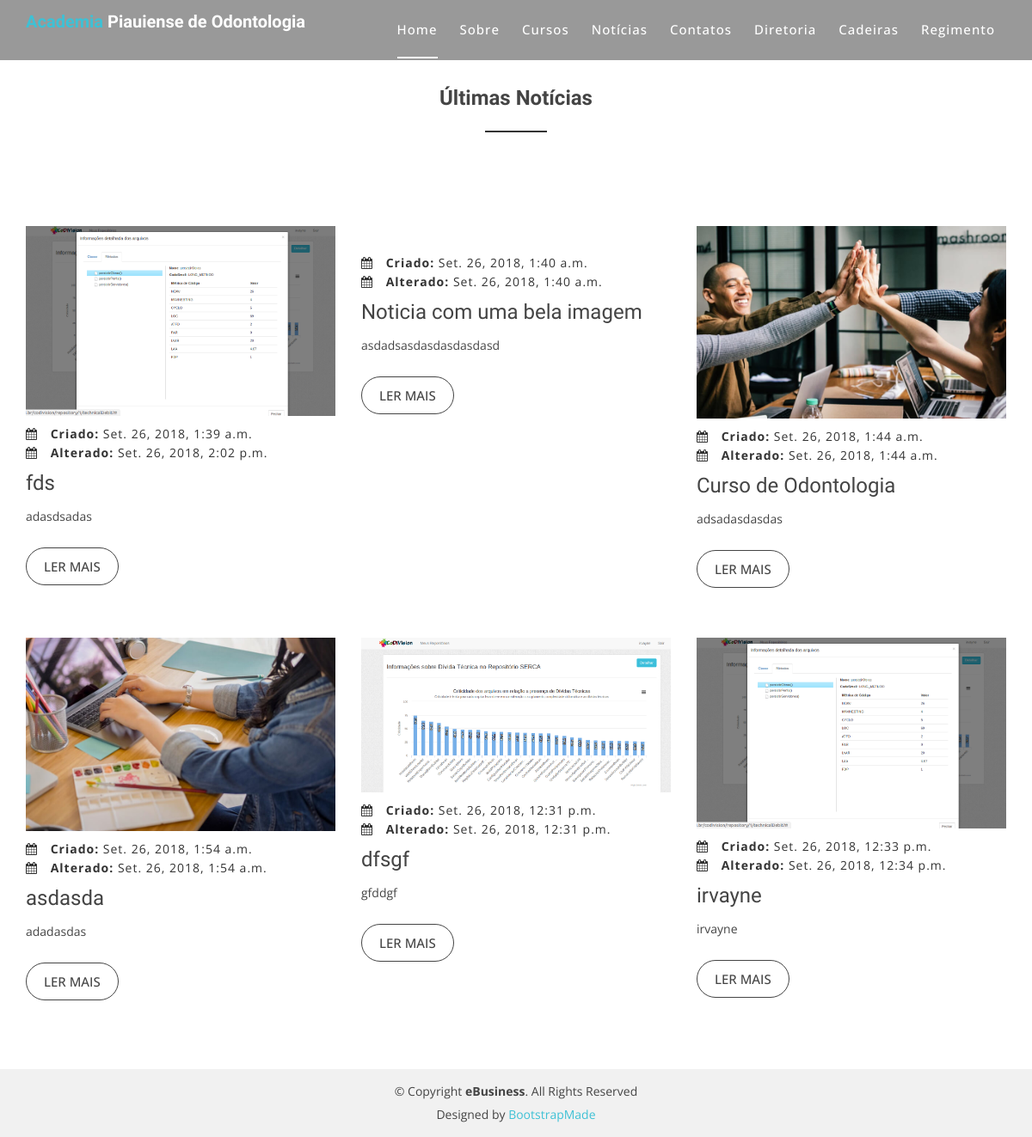
The page /noticia/lista/ on the database its author committed.
### core/models.py (models this page shows)
class Noticia(models.Model):
	titulo = models.CharField(max_length=1000)
	subtitulo = models.CharField(max_length=1000)
	conteudo = models.CharField(max_length=40000)
	criado = models.DateTimeField(auto_now_add=True)
	modificado = models.DateTimeField(auto_now=True)
	imagem = models.ImageField(upload_to='imagens/', blank=True, null=True)

### front/views.py (the view)
# urls.py: path('noticia/lista/', views.lista_noticias, name='front_noticias'),
def lista_noticias(request):
	noticias = Noticia.objects.all()
	lista_noticias = noticias
	lista_noticias.reverse()
	return render(request, 'front_noticias.html', {'noticias': lista_noticias})

### front/templates/front_noticias.html (shortened to what this page needs)
{% load staticfiles %}
<!doctype html>
<html lang="pt-br">
<head>
  <link href="{% static "lib/bootstrap/css/bootstrap.min.css" %}" rel="stylesheet">
  <link href="{% static "lib/nivo-slider/css/nivo-slider.css" %}" rel="stylesheet">
  <link href="{% static "lib/owlcarousel/owl.carousel.css" %}" rel="stylesheet">
  <link href="{% static "lib/owlcarousel/owl.transitions.css" %}" rel="stylesheet">
  <link href="{% static "lib/font-awesome/css/font-awesome.min.css" %}" rel="stylesheet">
  <link href="{% static "lib/animate/animate.min.css" %}" rel="stylesheet">
  <link href="{% static "lib/venobox/venobox.css" %}" rel="stylesheet">
  <link href="{% static "css/nivo-slider-theme.css" %}" rel="stylesheet">
  <link href="{% static "css/style.css" %}" rel="stylesheet">
  <link href="{% static "css/responsive.css" %}" rel="stylesheet">
  <link href="{% static "css/noticia.css" %}" rel="stylesheet">
</head>
<body data-spy="scroll" data-target="#navbar-example">
  <header>
    <div id="sticker" class="header-area">
      <div class="container">
        <div class="row">
          <div class="col-md-12 col-sm-12">
            <nav class="navbar navbar-default">
              <div class="navbar-header">
                <a class="navbar-brand page-scroll sticky-logo" href="{% url 'index' %}">
                  <h1><span>Academia</span> Piauiense de Odontologia</h1>
                </a>
              </div>
              <div class="collapse navbar-collapse main-menu bs-example-navbar-collapse-1" id="navbar-example">
                <ul class="nav navbar-nav navbar-right">
                  <li class="active">
                    <a class="page-scroll" href="#{% url 'index' %}#home">Home</a>
                  </li>
                  <li>
                    <a class="page-scroll" href="#% url 'index' %}#sobre">Sobre</a>
                  </li>
                  <li>
                    <a class="page-scroll" href="#{% url 'index' %}#cursos">Cursos</a>
                  </li>
                  <li>
                    <a class="page-scroll" href="#noticias">Notícias</a>
                  </li>
                  <li>
                    <a class="page-scroll" href="{% url 'index' %}#contatos">Contatos</a>
                  </li>
                  <li>
                    <a href="{% url 'front_diretoria' %}">Diretoria</a>
                  </li>
                  <li>
                    <a class="page-scroll" href="#cadeiras">Cadeiras</a>
                  </li>
                  <li>
                    <a href="{% url 'front_estatuto' %}">Regimento</a>
                  </li>
                </ul>
              </div>
            </nav>
          </div>
        </div>
      </div>
    </div>
  </header>
  <div id="noticias" class="blog-area noticia">
    <div class="blog-inner area-padding">
      <div class="container ">
        <div class="row">
          <div class="col-md-12 col-sm-12 col-xs-12">
            <div class="section-headline text-center">
              <h2>Últimas Notícias</h2>
            </div>
          </div>
        </div>
        <div class="row">
          {% for noticia in noticias %}
          <div class="col-md-4 col-sm-4 col-xs-12 notice">
            <div class="single-blog">
              <div class="single-blog-img">
                <a href="blog.html">
                  <img src="{{noticia.imagem}}" alt="">
                </a>
              </div>
              <div class="blog-meta">
                <span class="date-type">
                  <i class="fa fa-calendar"></i> <b>Criado: </b>{{noticia.criado}}
                </span>
                <br>
                <span class="date-type">
                  <i class="fa fa-calendar"></i> <b>Alterado: </b>{{noticia.modificado}}
                </span>
              </div>
              <div class="blog-text">
                <h4>
                  <a>{{noticia.titulo}}</a>
                </h4>
                <div id="div_conteudo_noticia{{noticia.id}}">
                </div>
              </div>
              <span>
                <a href="blog.html" class="ready-btn">Ler Mais</a>
              </span>
            </div>
          </div>
          {% endfor %}
        </div>
      </div>
    </div>
  </div>
  <footer>
    <div class="footer-area-bottom">
      <div class="container">
        <div class="row">
          <div class="col-md-12 col-sm-12 col-xs-12">
            <div class="copyright text-center">
              <p>
                &copy; Copyright <strong>eBusiness</strong>. All Rights Reserved
              </p>
            </div>
            <div class="credits">
              Designed by <a href="https://bootstrapmade.com/">BootstrapMade</a>
            </div>
          </div>
        </div>
      </div>
    </div>
  </footer>
</body>
</html>

### front/static/css/style.css (style rules this page uses)
html, body { height: 100%; }
img { max-width: 100%; height: auto; }
p { margin: 0 0 15px; color: #444; }
h1, h2, h3, h4, h5, h6 { font-family: 'Raleway', sans-serif; margin: 0 0 15px; color: #444; font-weight: 500; }
h1 { font-size: 48px; line-height: 50px; }
h2 { font-size: 38px; line-height: 40px; }
h4 { font-size: 24px; line-height: 26px; }
a { transition: all 0.3s ease 0s; text-decoration: none; }
body { background: #fff none repeat scroll 0 0; color: #444; font-family: 'Open Sans', sans-serif; font-size: 14px; text-align: left; overflow-x: hidden; line-height: 22px; }
ul { list-style: outside none none; margin: 0; padding: 0; }
.area-padding { padding: 70px 0px 80px; }
.section-headline h2 { display: inline-block; font-size: 40px; font-weight: 600; margin-bottom: 70px; position: relative; text-transform: capitalize; }
.section-headline h2::after { border: 1px solid #333; bottom: -20px; content: ""; left: 0; margin: 0 auto; position: absolute; right: 0; width: 40%; }
.header-area { position: absolute; top: 0; left: 0; width: 100%; height: auto; background: rgba(0, 0, 0, 0.40); z-index: 9; }
.navbar-header a.navbar-brand { display: inline-block; height: 70px; padding: 15px 0; }
.main-menu ul.navbar-nav li { display: inline-block; padding: 0px 13px; }
.main-menu ul.navbar-nav li a { background: rgba(0, 0, 0, 0) none repeat scroll 0 0; color: #fff; font-size: 15px; font-weight: 500; padding: 24px 0px; text-transform: capitalize; letter-spacing: 1px; }
.main-menu ul.navbar-nav li.active a::after { border: 1px solid #fff; bottom: 0px; content: ""; left: 0; position: absolute; width: 100%; }
.main-menu ul.navbar-nav li.active a { background: rgba(0, 0, 0, 0) none repeat scroll 0 0; color: #fff; position: relative; }
.navbar { border: medium none; margin-bottom: 0; }
.navbar-default { background: rgba(0, 0, 0, 0) none repeat scroll 0 0; }
.sticky-logo h1 { color: #fff; padding: 0; margin: 0; font-size: 20px; font-weight: bold; line-height: 1; }
.sticky-logo h1 span { color: #3ec1d5; }
.blog-area { height: auto; width: 100%; }
.blog-text h4 a { color: #444; text-decoration: none; }
.blog-text h4 { color: #444; margin-bottom: 15px; }
.blog-meta span i { padding-right: 10px; }
.blog-meta { border-bottom: 1px dotted #fff; padding: 10px 0; }
.comments-type>a, .date-type, .blog-meta span.comments-type { color: #333; letter-spacing: 1px; margin-right: 5px; }
.single-blog .ready-btn { border: 1px solid #444; border-radius: 30px; color: #444; cursor: pointer; display: inline-block; font-size: 15px; font-weight: 500; margin-top: 10px; padding: 10px 20px; text-align: center; text-transform: uppercase; transition: all 0.4s ease 0s; }
.footer-area-bottom { background: #f1f1f1 none repeat scroll 0 0; padding: 15px 0; }
.copyright>p { margin-bottom: 0; color: #444; }
.copyright a, .credits a { color: #3EC1D5; }
.credits { padding-top: 5px; text-align: center; }
.ready-btn { border: 1px solid #fff; border-radius: 30px; color: #fff; cursor: pointer; display: inline-block; font-size: 17px; font-weight: 600; margin-top: 30px; padding: 12px 40px; text-align: center; text-transform: uppercase; transition: all 0.4s ease 0s; z-index: 222; }

### front/static/css/noticia.css (style rules this page uses)
.noticia { margin-top: 2%; }
.noticia h2 { font-size: 24px; }
.notice { margin-top: 5%; }

### rows shown on the page
Noticia: imagem (picture), criado "Set. 26, 2018, 1:39 a.m.", modificado "Set. 26, 2018, 2:02 p.m.", titulo "fds"
Noticia: criado "Set. 26, 2018, 1:40 a.m.", modificado "Set. 26, 2018, 1:40 a.m.", titulo "Noticia com uma bela imagem"
Noticia: imagem (picture), criado "Set. 26, 2018, 1:44 a.m.", modificado "Set. 26, 2018, 1:44 a.m.", titulo "Curso de Odontologia"
Noticia: imagem (picture), criado "Set. 26, 2018, 1:54 a.m.", modificado "Set. 26, 2018, 1:54 a.m.", titulo "asdasda"
Noticia: imagem (picture), criado "Set. 26, 2018, 12:31 p.m.", modificado "Set. 26, 2018, 12:31 p.m.", titulo "dfsgf"
Noticia: imagem (picture), criado "Set. 26, 2018, 12:33 p.m.", modificado "Set. 26, 2018, 12:34 p.m.", titulo "irvayne"
